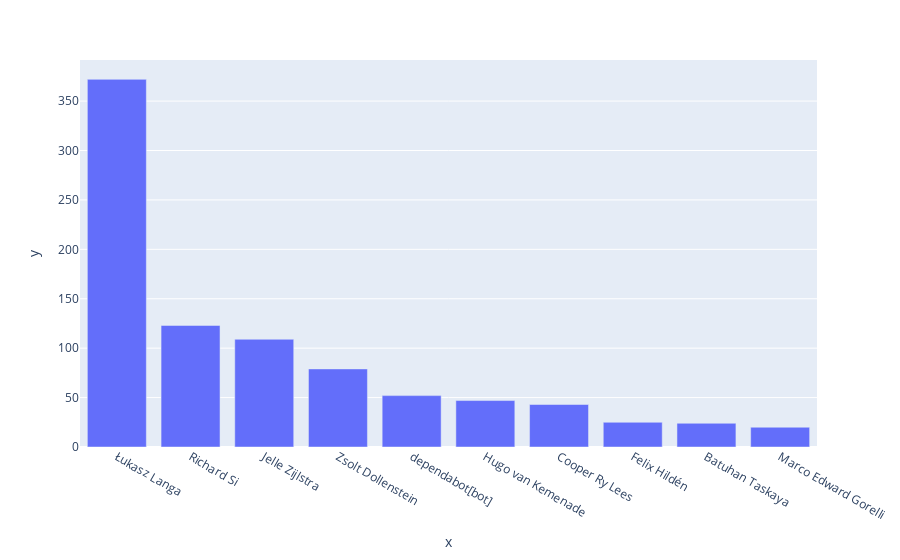

Notebook code for this chart:
### Code cell
import plotly.express as px
fig = px.bar(x=df['name'].to_list(), y=df['contributions'].to_numpy())
fig.show()

### Figure 1 — Plotly figure (JSON) as saved in the notebook; plotly's stock layout.template omitted (floating-point values rounded to 4 significant figures)
{"data": [{"alignmentgroup": "True", "hovertemplate": "x=%{x}<br>y=%{y}<extra></extra>", "legendgroup": "", "marker": {"color": "#636efa", "pattern": {"shape": ""}}, "name": "", "offsetgroup": "", "orientation": "v", "showlegend": false, "textposition": "auto", "type": "bar", "x": ["Łukasz Langa", "Richard Si", "Jelle Zijlstra", "Zsolt Dollenstein", "dependabot[bot]", "Hugo van Kemenade", "Cooper Ry Lees", "Felix Hildén", "Batuhan Taskaya", "Marco Edward Gorelli"], "xaxis": "x", "y": [372, 123, 109, 79, 52, 47, 43, 25, 24, 20], "yaxis": "y"}], "layout": {"barmode": "relative", "legend": {"tracegroupgap": 0}, "margin": {"t": 60}, "xaxis": {"anchor": "y", "domain": [0, 1], "title": {"text": "x"}}, "yaxis": {"anchor": "x", "domain": [0, 1], "title": {"text": "y"}}}}
